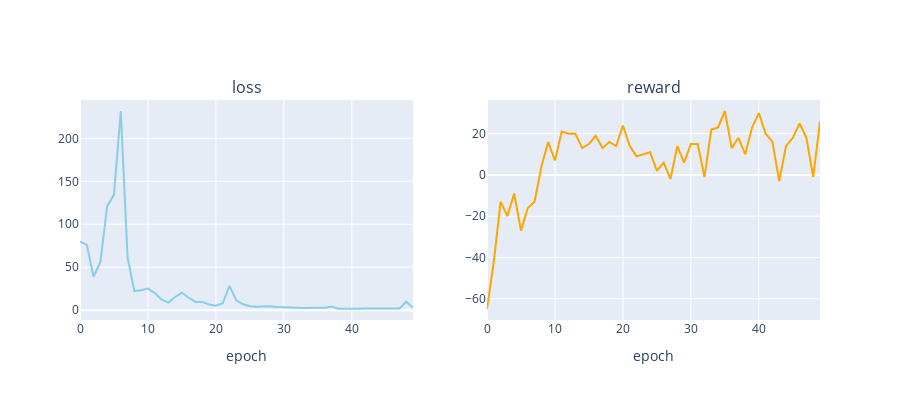

Notebook code for this chart:
### Code cell
plot_loss_reward(total_losses, total_rewards)

### Figure 1 — Plotly figure (JSON) as saved in the notebook; plotly's stock layout.template omitted (floating-point values rounded to 4 significant figures)
{"data": [{"line": {"color": "skyblue"}, "mode": "lines", "type": "scatter", "xaxis": "x", "y": [79.82, 76.0, 38.84, 56.03, 121.1, 134.6, 231.9, 61.45, 22.04, 23.06, 25.08, 19.83, 12.42, 8.784, 15.31, 20.2, 14.37, 9.574, 9.601, 6.578, 5.249, 8.114, 28.27, 11.48, 6.777, 4.64, 3.945, 4.05, 4.515, 3.612, 3.089, 2.369, 2.644, 2.402, 3.02, 2.788, 2.77, 4.266, 1.617, 1.33, 1.314, 1.603, 1.959, 1.875, 2.096, 2.051, 2.032, 1.994, 9.777, 2.659], "yaxis": "y"}, {"line": {"color": "orange"}, "mode": "lines", "type": "scatter", "xaxis": "x2", "y": [-65, -42, -13, -20, -9, -27, -16, -13, 4, 16, 7, 21, 20, 20, 13, 15, 19, 13, 16, 14, 24, 14, 9, 10, 11, 2, 6, -2, 14, 6, 15, 15, -1, 22, 23, 31, 13, 18, 10, 23, 30, 20, 16, -3, 14, 18, 25, 18, -1, 26], "yaxis": "y2"}], "layout": {"annotations": [{"font": {"size": 16}, "showarrow": false, "text": "loss", "x": 0.225, "xanchor": "center", "xref": "paper", "y": 1, "yanchor": "bottom", "yref": "paper"}, {"font": {"size": 16}, "showarrow": false, "text": "reward", "x": 0.775, "xanchor": "center", "xref": "paper", "y": 1, "yanchor": "bottom", "yref": "paper"}], "height": 400, "showlegend": false, "width": 900, "xaxis": {"anchor": "y", "domain": [0, 0.45], "title": {"text": "epoch"}}, "xaxis2": {"anchor": "y2", "domain": [0.55, 1], "title": {"text": "epoch"}}, "yaxis": {"anchor": "x", "domain": [0, 1]}, "yaxis2": {"anchor": "x2", "domain": [0, 1]}}}
